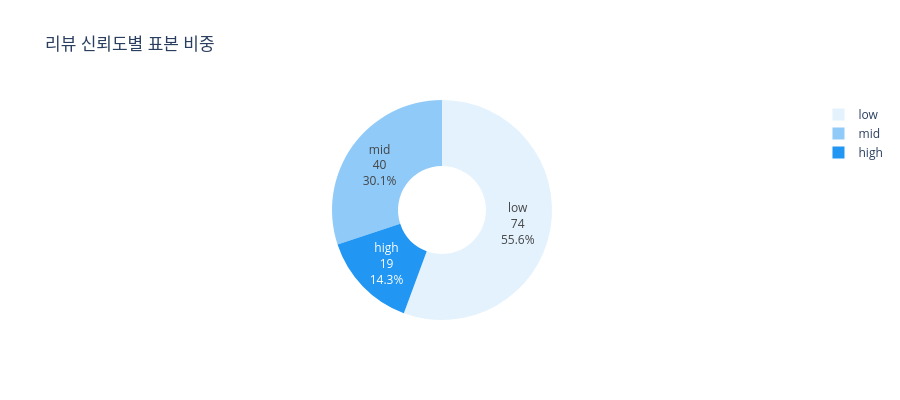

Notebook code for this chart:
### Code cell
# ── 3. 신뢰도별 표본 수 (pie chart) ────────────────────────────────────────
trust_dist = df_sample['trust'].value_counts().reindex(['high', 'mid', 'low'])

fig3 = go.Figure(go.Pie(
    labels=trust_dist.index,
    values=trust_dist.values,
    hole=0.4,
    marker_colors=['#2196F3', '#90CAF9', '#E3F2FD'],
    textinfo='label+percent+value'
))
fig3.update_layout(
    title='리뷰 신뢰도별 표본 비중',
    height=400
)
fig3.show()

### Figure 1 — Plotly figure (JSON) as saved in the notebook; plotly's stock layout.template omitted (floating-point values rounded to 4 significant figures)
{"data": [{"hole": 0.4, "labels": ["high", "mid", "low"], "marker": {"colors": ["#2196F3", "#90CAF9", "#E3F2FD"]}, "textinfo": "label+percent+value", "type": "pie", "values": [19, 40, 74]}], "layout": {"height": 400, "title": {"text": "리뷰 신뢰도별 표본 비중"}}}
